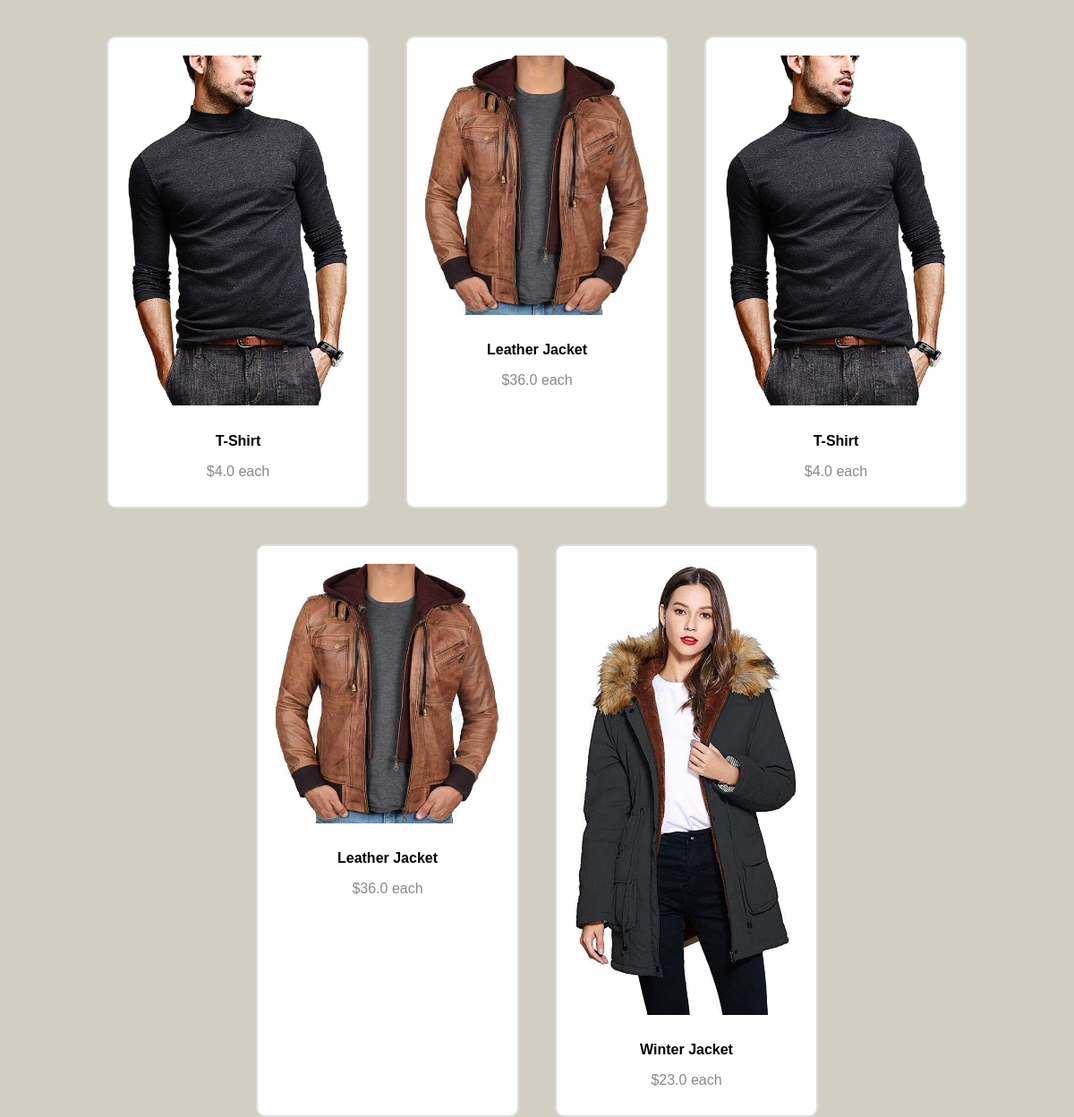
Page /ordered/ (signed in) on the committed database.
### clothstoreapp/models.py (models this page shows, shortened)
class Orderedd(models.Model):
    user = models.ForeignKey(User, on_delete=models.CASCADE, null=True, blank=True)
    ladies_cloth_cart = models.ForeignKey(Ladiesclothes, on_delete=models.CASCADE, null=True, blank=True)
    men_cloth_cart = models.ForeignKey(Mensclothes, on_delete=models.CASCADE, null=True, blank=True)

class Mensclothes(models.Model):
    mensclothes=models.TextField(unique=True)
    price=models.FloatField()
    image=models.ImageField(upload_to='image/')

class Ladiesclothes(models.Model):
    Ladies_cloth_name=models.TextField(unique=True)
    price=models.FloatField()
    image=models.ImageField(upload_to='image/')

### clothstoreapp/views.py (the view)
# urls.py: path('ordered/',Ordered, name='ordered')
@login_required(login_url='loginform')
def Ordered(request):
    cart_entries = Orderedd.objects.filter(user=request.user)
    return render(request, 'ordered.html', {'cart_entries': cart_entries})

### templates/ordered.html (shortened to what this page needs)
<!DOCTYPE html>
<html lang="en">
<head>
</head>
<body>
    <div class="container">
        {% for entry in cart_entries %}
            <div class="item">
                {% if entry.ladies_cloth_cart %}
                    <img src="{{ entry.ladies_cloth_cart.image.url }}" alt="{{ entry.ladies_cloth_cart.Ladies_cloth_name }}">
                    <div class="details">
                        <p class="name">{{ entry.ladies_cloth_cart.Ladies_cloth_name }}</p>
                        <p class="price">${{ entry.ladies_cloth_cart.price }} each</p>
                    </div>
                {% elif entry.men_cloth_cart %}
                    <img src="{{ entry.men_cloth_cart.image.url }}" alt="{{ entry.men_cloth_cart.mensclothes }}">
                    <div class="details">
                        <p class="name">{{ entry.men_cloth_cart.mensclothes }}</p>
                        <p class="price">${{ entry.men_cloth_cart.price }} each</p>
                    </div>
                {% endif %}
            </div>
        {% endfor %}
    </div>
</body>
</html>

### templates/ordered.html (style rules this page uses)
body { font-family: Arial, sans-serif; background-color: #d2cfc2; margin: 0; padding: 20px; }
.container { max-width: 1200px; height: 300px; margin: 0 auto; display: flex; flex-wrap: wrap; justify-content: center; }
.item { margin: 20px; padding: 20px; border: 2px solid #ddd; border-radius: 10px; background-color: #fff; transition: transform 0.3s ease; width: calc(25% - 40px); }
.item img { max-width: 100%; border-radius: 5px; margin-bottom: 10px; }
.details { text-align: center; }
.name { font-weight: bold; margin-bottom: 5px; }
.price { color: #888; margin-bottom: 10px; }

### rows in the picture
Orderedd: men_cloth_cart.image (picture), men_cloth_cart.mensclothes "T-Shirt", men_cloth_cart.price "4.0"
Orderedd: men_cloth_cart.image (picture), men_cloth_cart.mensclothes "Leather Jacket", men_cloth_cart.price "36.0"
Orderedd: men_cloth_cart.image (picture), men_cloth_cart.mensclothes "T-Shirt", men_cloth_cart.price "4.0"
Orderedd: men_cloth_cart.image (picture), men_cloth_cart.mensclothes "Leather Jacket", men_cloth_cart.price "36.0"
Orderedd: ladies_cloth_cart.image (picture), ladies_cloth_cart.Ladies_cloth_name "Winter Jacket", ladies_cloth_cart.price "23.0"
